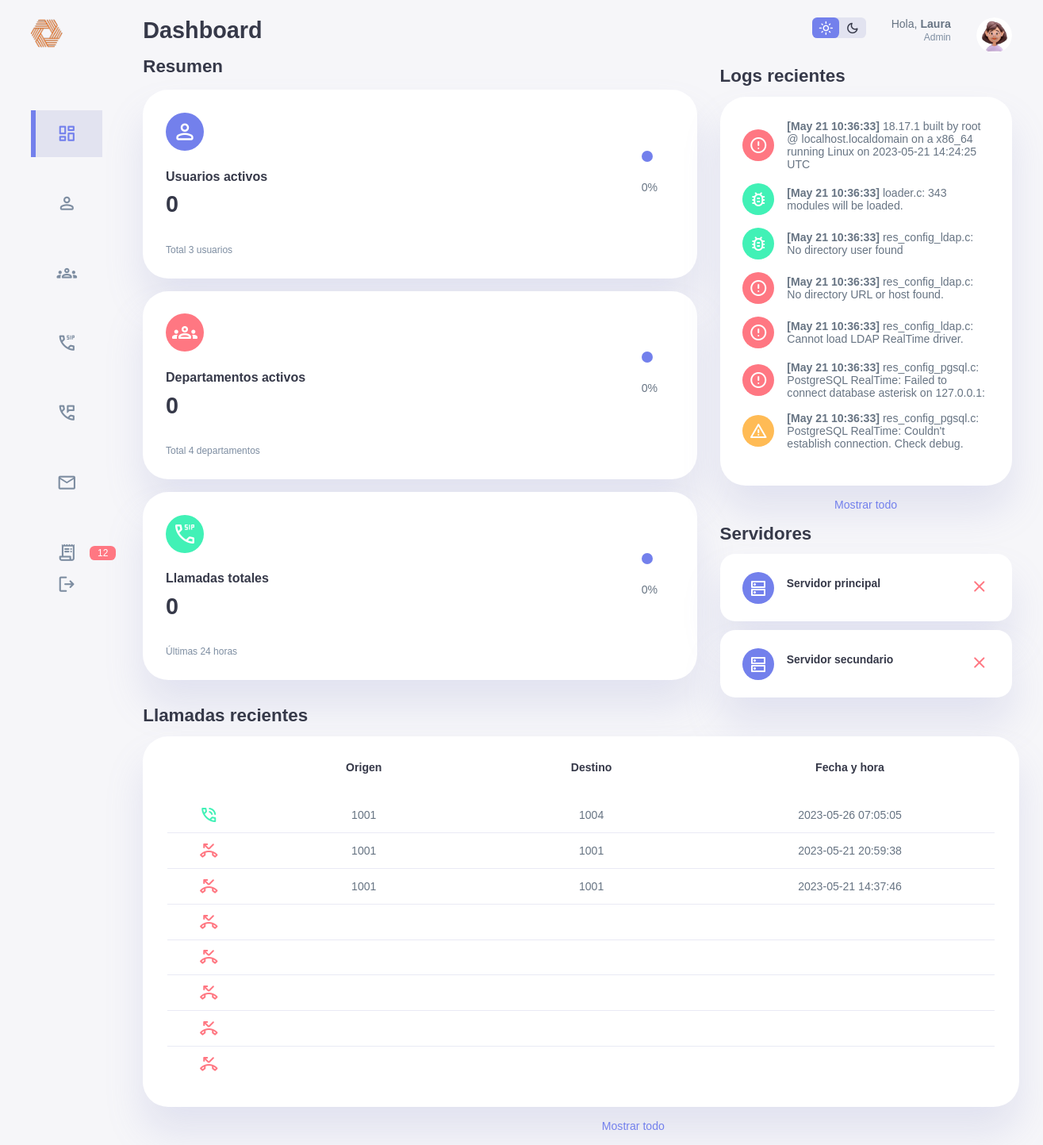
Page /televoice/dashboard.php on the committed database.
### tables this page shows
CREATE TABLE `cdr` (
  `accountcode` varchar(80) DEFAULT NULL,
  `src` varchar(80) DEFAULT NULL,
  `dst` varchar(80) DEFAULT NULL,
  `dcontext` varchar(80) DEFAULT NULL,
  `clid` varchar(80) DEFAULT NULL,
  `channel` varchar(80) DEFAULT NULL,
  `dstchannel` varchar(80) DEFAULT NULL,
  `lastapp` varchar(80) DEFAULT NULL,
  `lastdata` varchar(80) DEFAULT NULL,
  `answer` datetime DEFAULT NULL,
  `start` datetime NOT NULL,
  `end` datetime DEFAULT NULL,
  `duration` int DEFAULT NULL,
  `billsec` int DEFAULT NULL,
  `disposition` varchar(80) DEFAULT NULL,
  `amaflags` varchar(80) DEFAULT NULL,
  `uniqueid` varchar(80) DEFAULT NULL,
  PRIMARY KEY (`start`)
);

CREATE TABLE `logs` (
  `fecha` varchar(80) DEFAULT NULL,
  `nivel` varchar(80) DEFAULT NULL,
  `mensaje` varchar(200) DEFAULT NULL
);

### televoice/dashboard.php (the view, shortened to what this page needs)
<!DOCTYPE html>
<html lang="en">
<head>
    <link rel="stylesheet" href="style.css">
</head>
<body>
    <div class="container">
        <aside>
            <div class="top">
                <div class="logo">
                    <img src="./img/logo.png" alt="" class="logo">
                </div>
            </div>
            <div class="sidebar">
                <a href="./dashboard.php" class="active">
                    <span class="material-symbols-rounded">dashboard</span>
                </a>
                <a href="./usuarios.php">
                    <span class="material-symbols-rounded">person</span>
                </a>
                <a href="./departamentos.php">
                    <span class="material-symbols-rounded">groups</span>
                </a>
                <a href="llamadas.php">
                    <span class="material-symbols-rounded">dialer_sip</span>
                </a>
                <a href="./mensajes_voz.php">
                    <span class="material-symbols-rounded">perm_phone_msg</span>
                </a>
                <a href="http://172.20.10.7/webmail" target="_blank">
                    <span class="material-symbols-rounded">mail</span>
                </a>
                <a href="logs.php">
                    <span class="material-symbols-rounded">receipt_long</span>
                    <span class="log-count fwhite">
                        <?php
                            $query = mysqli_query($con, "select * from (select * from logs order by fecha desc limit 50) as cincuenta where nivel like 'ERROR%';") or die("Fallo en la consulta");
                            $num_rows = mysqli_num_rows($query);
                            $num_errors = $num_rows;
                            echo $num_errors;
                        ?>
                    </span>
                </a>
                <a href="cerrar_sesion.php">
                    <span class="material-symbols-rounded">logout</span>
                </a>
            </div>
        </aside>
        <main>
            <h1>Dashboard</h1>
            <h2 class=m1rem>Resumen</h2>
            <div class="insights">
                <div class="users">
                    <span class="material-symbols-rounded">person</span>
                    <div class="middle">
                        <div class="left">
                            <h3>Usuarios activos</h3>
                            <h1><?php
                            $usuariosConectados=0;
                            $query = mysqli_query($con,"select * from sip where exten like '200%';") or die("Fallo en la consulta");
                            $num_rows = mysqli_num_rows($query);
                            $num_usuarios = $num_rows;
                            $porcentajeUsuarios = round(($usuariosConectados * 100)/$num_usuarios,1);
                            echo $usuariosConectados;
                                ?></h1>
                        </div>
                        <div class="percent">
                            <svg>
                                <circle cx="38" cy="38" r="36" pathlength="100" style="--porcentaje-usuarios: <?php echo $porcentajeUsuarios; ?>"></circle>
                            </svg>
                            <div class="number">
                                <p>
                                    <?php
                                        echo $porcentajeUsuarios . "%";
                                    ?>
                                </p>
                            </div>
                        </div>
                    </div>
                    <small class="text-muted">Total <?php echo $num_usuarios; ?> usuarios</small>
                </div>
                <div class="departments">
                    <span class="material-symbols-rounded">groups</span>
                    <div class="middle">
                        <div class="left">
                            <h3>Departamentos activos</h3>
                            <h1><?php
                            $departamentosConectados=0;
                                $query = mysqli_query($con,"select * from sip where exten like '100%';") or die("Fallo en la consulta");
                                $num_rows = mysqli_num_rows($query);
                                $num_departamentos = $num_rows;
                                $porcentajeDepartamentos = round(($departamentosConectados * 100)/$num_departamentos, 1);
                            echo $departamentosConectados;
                                ?></h1>
                        </div>
                        <div class="percent">
                            <svg>
                            <circle cx="38" cy="38" r="36" pathlength="100" style="--porcentaje-departamentos: <?php echo $porcentajeDepartamentos; ?>"></circle>
                            </svg>
                            <div class="number">
                                <p>
                                <?php
                                        echo $porcentajeDepartamentos . "%";
                                    ?>
                                </p>
                            </div>
                        </div>
                    </div>
                    <small class="text-muted">Total <?php echo $num_departamentos; ?> departamentos</small>
                </div>
                <div class="calls">
                    <span class="material-symbols-rounded">dialer_sip</span>
                    <div class="middle">
                        <div class="left">
                            <h3>Llamadas totales</h3>
                            <h1><?php
                                 $query = mysqli_query($con,"select left(start,10) from cdr where left(start,10) = left(now(),10) and lastapp = 'Dial';") or die("Fallo en la consulta");
                                 $num_rows = mysqli_num_rows($query);
                                 $ultimasLlamadas = $num_rows;
                                 echo $ultimasLlamadas;
                                 $query = mysqli_query($con,"select left(start,10) from cdr where lastapp = 'Dial';") or die("Fallo en la consulta");
                                 $num_rows = mysqli_num_rows($query);
                                 $llamadasTotales = $num_rows;
                                 $porcentajeLlamadas = round(($ultimasLlamadas * 100)/$llamadasTotales, 1);
                            ?></h1>
                        </div>
                        <div class="percent">
                            <svg>
                            <circle cx="38" cy="38" r="36" pathlength="100" style="--porcentaje-llamadas: <?php echo $porcentajeLlamadas; ?>"></circle>
                            </svg>
                            <div class="number">
                                <p>
                                <?php
                                        echo $porcentajeLlamadas . "%";
                                    ?>
                                </p>
                            </div>
                        </div>
                    </div>
                    <small class="text-muted">Últimas 24 horas</small>
                </div>
            </div>
            <?php
                $query = mysqli_query($con,"Select src,left(right(lastdata,7),4) as 'dst',disposition, start,end,duration from cdr where lastapp = 'Dial' order by start desc limit 8;") or die("Fallo en la consulta");
            ?>
            <div class="recent-calls">
                <h2>Llamadas recientes</h2>
                <table class="recent-calls-table">
                    <thead>
                        <tr>
                            <th></th>
                            <th>Origen</th>
                            <th>Destino</th>
                            <th>Fecha y hora</th>
                        </tr>
                    </thead>
                    <tbody>
                        <?php
                                for ($i=0; $i < 8 ; $i++) {
                                    $row = mysqli_fetch_array($query);
                                    ?>
                                    <tr>
                                    <td>
                                        <?php
                                            if ($row["disposition"] != "ANSWERED") {
                                                ?>
                                                    <span class="material-symbols-rounded danger">phone_missed</span></td>
                                                <?php
                                            }
                                            else {
                                                ?>
                                                <span class="material-symbols-rounded success">phone_in_talk</span></td>
                                                <?php
                                            }
                                        ?>
                                    <td><?php echo $row["src"];?></td>
                                    <td><?php echo $row["dst"];?></td>
                                    <td><?php echo $row["start"];?></td>
                                    </tr>
                                    <?php
                                }
                            ?>
                    </tbody>
                </table>
                <a href="./llamadas.php">Mostrar todo</a>
            </div>
        </main>
        <div class="right">
            <div class="top">
                <div class="theme-toggle">
                    <span class="material-symbols-rounded active">light_mode</span>
                        <span class="material-symbols-rounded">dark_mode</span>
                </div>
                <div class="profile">
                    <div class="info">
                        <p>Hola, <b>Laura</b></p>
                        <small class="text-muted">Admin</small>
                    </div>
                    <div class="profile-photo">
                        <img src="./img/profile.jpg" alt="">
                    </div>
                </div>
            </div>
            <div class="recent-logs">
                <h2>Logs recientes</h2>
                <div class="logs">
                <?php
                        $query = mysqli_query($con, "select fecha,nivel,mensaje from logs order by fecha desc limit 7") or die("Fallo en la consulta");
                        $num_rows = mysqli_num_rows($query);
                        for ($i=0; $i < $num_rows; $i++) {
                            $row = mysqli_fetch_array($query);
                            ?>
                        <div class="log">
                            <div class="icon">
                                <?php
                                    if(preg_match('/NOTICE/', $row["nivel"])) {
                                        ?>
                                            <span class="material-symbols-rounded success">bug_report</span>
                                        <?php
                                    }
                                    elseif(preg_match('/WARNING/', $row["nivel"])) {
                                        ?>
                                            <span class="material-symbols-rounded warning">warning</span>
                                        <?php
                                    }
                                    else {
                                        ?>
                                            <span class="material-symbols-rounded danger">error</span>
                                        <?php
                                    }
                                ?>
                            </div>
                            <div class="message">
                                <p><b><?php echo $row["fecha"];?></b> <?php echo $row["mensaje"] ?></p>
                            </div>
                        </div>
                        <?php
                        }
                    ?>
                </div>
                <a href="./logs.php">Mostrar todo</a>
            </div>
            <div class="monitor">
                <h2>Servidores</h2>
                <div class="servidor">
                    <div class="icon">
                        <span class="material-symbols-rounded">dns</span>
                    </div>
                    <div class="right">
                        <div class="info">
                            <h3>Servidor principal</h3>
                        </div>
                        <?php
                                if(exec("ping 172.20.10.7 -w 1 -c 1")) {
                                    ?>
                                        <h3 class="success">
                                            <span class="material-symbols-rounded">done</span>
                                        </h3>
                                    <?php
                                }
                                else {
                                    ?>
                                    <h3 class="danger">
                                        <span class="material-symbols-rounded">close</span>
                                    </h3>
                                    <?php
                                }
                            ?>
                    </div>
                </div>
                <div class="servidor">
                    <div class="icon">
                        <span class="material-symbols-rounded">dns</span>
                    </div>
                    <div class="right">
                        <div class="info">
                            <h3>Servidor secundario</h3>
                        </div>
                        <h3 class="danger">
                            <?php
                                if(exec("ping 172.20.10.3 -w 1 -c 1")) {
                                    ?>
                                        <h3 class="success">
                                            <span class="material-symbols-rounded">done</span>
                                        </h3>
                                    <?php
                                }
                                else {
                                    ?>
                                    <h3 class="danger">
                                        <span class="material-symbols-rounded">close</span>
                                    </h3>
                                    <?php
                                }
                            ?>
                        </h3>
                    </div>
                </div>
            </div>
        </div>
    </div>
</body>
</html>

### rows in the picture
cdr: disposition "ANSWERED" (drawn), src "1001", dst "1004", start "2023-05-26 07:05:05"
cdr: disposition "BUSY" (drawn), src "1001", dst "1001", start "2023-05-21 20:59:38"
cdr: disposition "BUSY" (drawn), src "1001", dst "1001", start "2023-05-21 14:37:46"
logs: fecha "[May 21 10:36:33]", mensaje "18.17.1 built by root @ localhost.localdomain on a x86_64 running Linux on 2023-05-21 14:24:25 UTC"
logs: fecha "[May 21 10:36:33]", mensaje "loader.c: 343 modules will be loaded."
logs: fecha "[May 21 10:36:33]", mensaje "res_config_ldap.c: No directory user found"
logs: fecha "[May 21 10:36:33]", mensaje "res_config_ldap.c: No directory URL or host found."
logs: fecha "[May 21 10:36:33]", mensaje "res_config_ldap.c: Cannot load LDAP RealTime driver."
logs: fecha "[May 21 10:36:33]", mensaje "res_config_pgsql.c: PostgreSQL RealTime: Failed to connect database asterisk on 127.0.0.1:"
logs: fecha "[May 21 10:36:33]", mensaje "res_config_pgsql.c: PostgreSQL RealTime: Couldn't establish connection. Check debug."

### other values in the picture
$num_errors "12"
$usuariosConectados "0"
$porcentajeUsuarios "0"
$num_usuarios "3"
$departamentosConectados "0"
$porcentajeDepartamentos "0"
$num_departamentos "4"
$ultimasLlamadas "0"
$porcentajeLlamadas "0"
